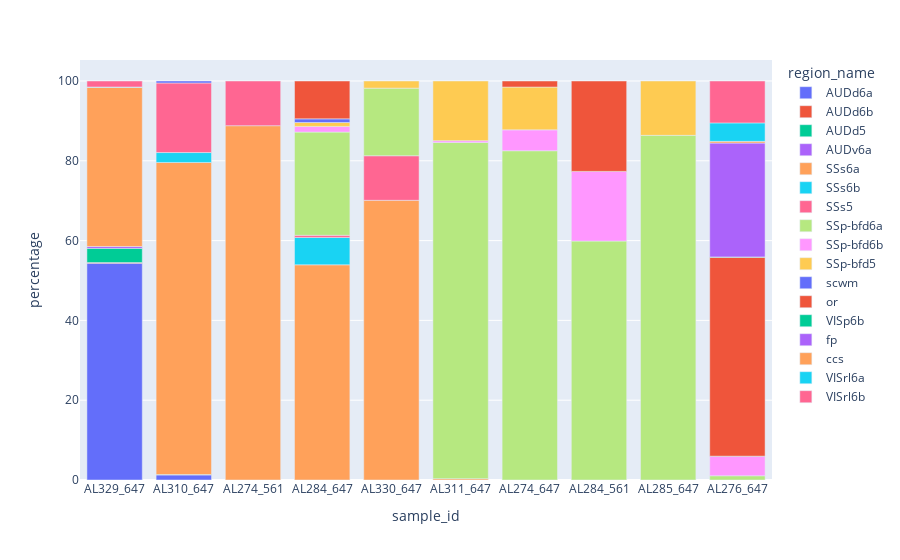
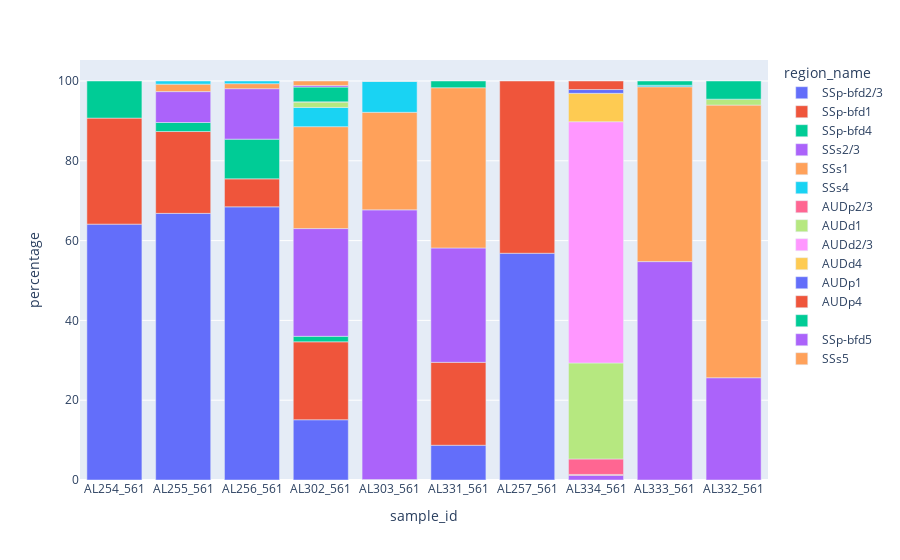
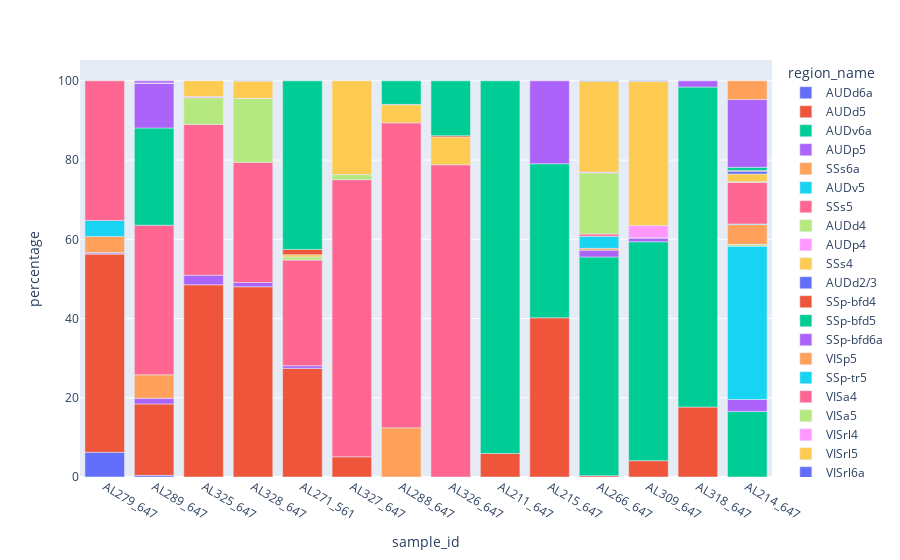
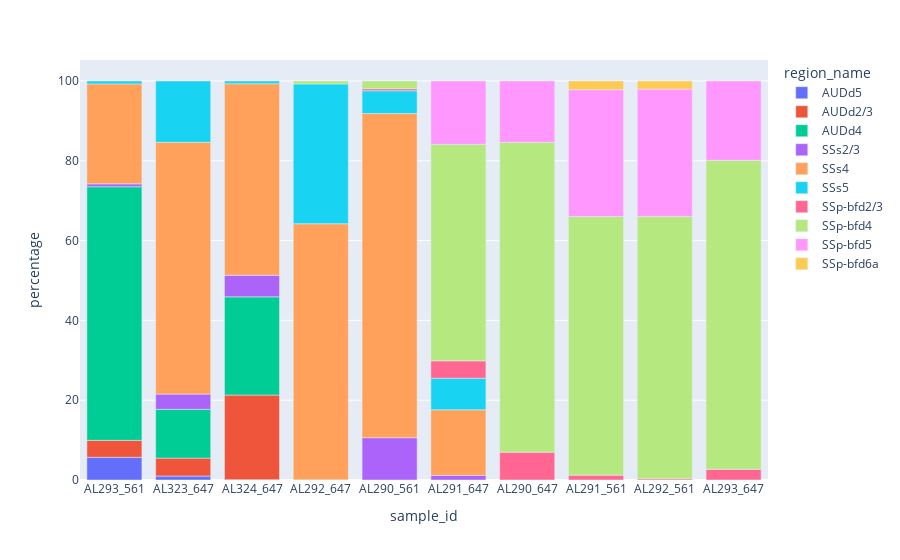

Write notebook code for charts like these, in order.
### Code cell
for i in genotypes:
    print(f'this genotype is {i}')

    this_data= data[data['Genotype']== i]
    
    this_data=this_data.reset_index(drop=True)
    this_df,include_list= expand_df(this_data)
    
    fig = px.bar(this_df, x="sample_id", y="percentage", color="region_name")
    fig.show()

    fig.write_html(f"{i}_injectionvoxel_distribution.html")

### Figure 1 — Plotly figure (JSON) as saved in the notebook; plotly's stock layout.template omitted (floating-point values rounded to 4 significant figures)
{"data": [{"alignmentgroup": "True", "hovertemplate": "region_name=AUDd6a<br>sample_id=%{x}<br>percentage=%{y}<extra></extra>", "legendgroup": "AUDd6a", "marker": {"color": "#636efa"}, "name": "AUDd6a", "offsetgroup": "AUDd6a", "orientation": "v", "showlegend": true, "textposition": "auto", "type": "bar", "x": ["AL329_647", "AL310_647"], "xaxis": "x", "y": [54.31, 1.269], "yaxis": "y"}, {"alignmentgroup": "True", "hovertemplate": "region_name=AUDd6b<br>sample_id=%{x}<br>percentage=%{y}<extra></extra>", "legendgroup": "AUDd6b", "marker": {"color": "#EF553B"}, "name": "AUDd6b", "offsetgroup": "AUDd6b", "orientation": "v", "showlegend": true, "textposition": "auto", "type": "bar", "x": ["AL329_647"], "xaxis": "x", "y": [0.1873], "yaxis": "y"}, {"alignmentgroup": "True", "hovertemplate": "region_name=AUDd5<br>sample_id=%{x}<br>percentage=%{y}<extra></extra>", "legendgroup": "AUDd5", "marker": {"color": "#00cc96"}, "name": "AUDd5", "offsetgroup": "AUDd5", "orientation": "v", "showlegend": true, "textposition": "auto", "type": "bar", "x": ["AL329_647", "AL310_647"], "xaxis": "x", "y": [3.558, 0.1104], "yaxis": "y"}, {"alignmentgroup": "True", "hovertemplate": "region_name=AUDv6a<br>sample_id=%{x}<br>percentage=%{y}<extra></extra>", "legendgroup": "AUDv6a", "marker": {"color": "#ab63fa"}, "name": "AUDv6a", "offsetgroup": "AUDv6a", "orientation": "v", "showlegend": true, "textposition": "auto", "type": "bar", "x": ["AL329_647"], "xaxis": "x", "y": [0.4682], "yaxis": "y"}, {"alignmentgroup": "True", "hovertemplate": "region_name=SSs6a<br>sample_id=%{x}<br>percentage=%{y}<extra></extra>", "legendgroup": "SSs6a", "marker": {"color": "#FFA15A"}, "name": "SSs6a", "offsetgroup": "SSs6a", "orientation": "v", "showlegend": true, "textposition": "auto", "type": "bar", "x": ["AL329_647", "AL274_561", "AL284_647", "AL310_647", "AL330_647", "AL311_647"], "xaxis": "x", "y": [39.89, 88.8, 53.93, 78.2, 70.1, 0.3297], "yaxis": "y"}, {"alignmentgroup": "True", "hovertemplate": "region_name=SSs6b<br>sample_id=%{x}<br>percentage=%{y}<extra></extra>", "legendgroup": "SSs6b", "marker": {"color": "#19d3f3"}, "name": "SSs6b", "offsetgroup": "SSs6b", "orientation": "v", "showlegend": true, "textposition": "auto", "type": "bar", "x": ["AL329_647", "AL284_647", "AL310_647"], "xaxis": "x", "y": [0.09363, 6.86, 2.483], "yaxis": "y"}, {"alignmentgroup": "True", "hovertemplate": "region_name=SSs5<br>sample_id=%{x}<br>percentage=%{y}<extra></extra>", "legendgroup": "SSs5", "marker": {"color": "#FF6692"}, "name": "SSs5", "offsetgroup": "SSs5", "orientation": "v", "showlegend": true, "textposition": "auto", "type": "bar", "x": ["AL329_647", "AL274_561", "AL284_647", "AL310_647", "AL330_647"], "xaxis": "x", "y": [1.498, 11.2, 0.5322, 17.44, 11.17], "yaxis": "y"}, {"alignmentgroup": "True", "hovertemplate": "region_name=SSp-bfd6a<br>sample_id=%{x}<br>percentage=%{y}<extra></extra>", "legendgroup": "SSp-bfd6a", "marker": {"color": "#B6E880"}, "name": "SSp-bfd6a", "offsetgroup": "SSp-bfd6a", "orientation": "v", "showlegend": true, "textposition": "auto", "type": "bar", "x": ["AL284_647", "AL330_647", "AL274_647", "AL284_561", "AL285_647", "AL311_647", "AL276_647"], "xaxis": "x", "y": [25.87, 16.94, 82.53, 59.89, 86.38, 84.29, 1.06], "yaxis": "y"}, {"alignmentgroup": "True", "hovertemplate": "region_name=SSp-bfd6b<br>sample_id=%{x}<br>percentage=%{y}<extra></extra>", "legendgroup": "SSp-bfd6b", "marker": {"color": "#FF97FF"}, "name": "SSp-bfd6b", "offsetgroup": "SSp-bfd6b", "orientation": "v", "showlegend": true, "textposition": "auto", "type": "bar", "x": ["AL284_647", "AL274_647", "AL284_561", "AL311_647", "AL276_647"], "xaxis": "x", "y": [1.419, 5.228, 17.45, 0.4396, 4.849], "yaxis": "y"}, {"alignmentgroup": "True", "hovertemplate": "region_name=SSp-bfd5<br>sample_id=%{x}<br>percentage=%{y}<extra></extra>", "legendgroup": "SSp-bfd5", "marker": {"color": "#FECB52"}, "name": "SSp-bfd5", "offsetgroup": "SSp-bfd5", "orientation": "v", "showlegend": true, "textposition": "auto", "type": "bar", "x": ["AL284_647", "AL330_647", "AL274_647", "AL285_647", "AL311_647"], "xaxis": "x", "y": [0.9758, 1.791, 10.73, 13.62, 14.95], "yaxis": "y"}, {"alignmentgroup": "True", "hovertemplate": "region_name=scwm<br>sample_id=%{x}<br>percentage=%{y}<extra></extra>", "legendgroup": "scwm", "marker": {"color": "#636efa"}, "name": "scwm", "offsetgroup": "scwm", "orientation": "v", "showlegend": true, "textposition": "auto", "type": "bar", "x": ["AL284_647", "AL310_647", "AL276_647"], "xaxis": "x", "y": [0.9166, 0.4967, 0.06423], "yaxis": "y"}, {"alignmentgroup": "True", "hovertemplate": "region_name=or<br>sample_id=%{x}<br>percentage=%{y}<extra></extra>", "legendgroup": "or", "marker": {"color": "#EF553B"}, "name": "or", "offsetgroup": "or", "orientation": "v", "showlegend": true, "textposition": "auto", "type": "bar", "x": ["AL284_647", "AL274_647", "AL284_561", "AL276_647"], "xaxis": "x", "y": [9.491, 1.517, 22.66, 49.87], "yaxis": "y"}, {"alignmentgroup": "True", "hovertemplate": "region_name=VISp6b<br>sample_id=%{x}<br>percentage=%{y}<extra></extra>", "legendgroup": "VISp6b", "marker": {"color": "#00cc96"}, "name": "VISp6b", "offsetgroup": "VISp6b", "orientation": "v", "showlegend": true, "textposition": "auto", "type": "bar", "x": ["AL276_647"], "xaxis": "x", "y": [0.06423], "yaxis": "y"}, {"alignmentgroup": "True", "hovertemplate": "region_name=fp<br>sample_id=%{x}<br>percentage=%{y}<extra></extra>", "legendgroup": "fp", "marker": {"color": "#ab63fa"}, "name": "fp", "offsetgroup": "fp", "orientation": "v", "showlegend": true, "textposition": "auto", "type": "bar", "x": ["AL276_647"], "xaxis": "x", "y": [28.55], "yaxis": "y"}, {"alignmentgroup": "True", "hovertemplate": "region_name=ccs<br>sample_id=%{x}<br>percentage=%{y}<extra></extra>", "legendgroup": "ccs", "marker": {"color": "#FFA15A"}, "name": "ccs", "offsetgroup": "ccs", "orientation": "v", "showlegend": true, "textposition": "auto", "type": "bar", "x": ["AL276_647"], "xaxis": "x", "y": [0.4175], "yaxis": "y"}, {"alignmentgroup": "True", "hovertemplate": "region_name=VISrl6a<br>sample_id=%{x}<br>percentage=%{y}<extra></extra>", "legendgroup": "VISrl6a", "marker": {"color": "#19d3f3"}, "name": "VISrl6a", "offsetgroup": "VISrl6a", "orientation": "v", "showlegend": true, "textposition": "auto", "type": "bar", "x": ["AL276_647"], "xaxis": "x", "y": [4.624], "yaxis": "y"}, {"alignmentgroup": "True", "hovertemplate": "region_name=VISrl6b<br>sample_id=%{x}<br>percentage=%{y}<extra></extra>", "legendgroup": "VISrl6b", "marker": {"color": "#FF6692"}, "name": "VISrl6b", "offsetgroup": "VISrl6b", "orientation": "v", "showlegend": true, "textposition": "auto", "type": "bar", "x": ["AL276_647"], "xaxis": "x", "y": [10.5], "yaxis": "y"}], "layout": {"barmode": "relative", "legend": {"title": {"text": "region_name"}, "tracegroupgap": 0}, "margin": {"t": 60}, "xaxis": {"anchor": "y", "domain": [0, 1], "title": {"text": "sample_id"}}, "yaxis": {"anchor": "x", "domain": [0, 1], "title": {"text": "percentage"}}}}

### Figure 2 — Plotly figure (JSON) as saved in the notebook; plotly's stock layout.template omitted (floating-point values rounded to 4 significant figures)
{"data": [{"alignmentgroup": "True", "hovertemplate": "region_name=SSp-bfd2/3<br>sample_id=%{x}<br>percentage=%{y}<extra></extra>", "legendgroup": "SSp-bfd2/3", "marker": {"color": "#636efa"}, "name": "SSp-bfd2/3", "offsetgroup": "SSp-bfd2/3", "orientation": "v", "showlegend": true, "textposition": "auto", "type": "bar", "x": ["AL254_561", "AL255_561", "AL256_561", "AL302_561", "AL303_561", "AL331_561", "AL257_561"], "xaxis": "x", "y": [64.13, 66.82, 68.46, 15.1, 0.06083, 8.706, 56.83], "yaxis": "y"}, {"alignmentgroup": "True", "hovertemplate": "region_name=SSp-bfd1<br>sample_id=%{x}<br>percentage=%{y}<extra></extra>", "legendgroup": "SSp-bfd1", "marker": {"color": "#EF553B"}, "name": "SSp-bfd1", "offsetgroup": "SSp-bfd1", "orientation": "v", "showlegend": true, "textposition": "auto", "type": "bar", "x": ["AL254_561", "AL255_561", "AL256_561", "AL302_561", "AL303_561", "AL331_561", "AL257_561"], "xaxis": "x", "y": [26.57, 20.51, 7.006, 19.54, 0.06083, 20.78, 43.17], "yaxis": "y"}, {"alignmentgroup": "True", "hovertemplate": "region_name=SSp-bfd4<br>sample_id=%{x}<br>percentage=%{y}<extra></extra>", "legendgroup": "SSp-bfd4", "marker": {"color": "#00cc96"}, "name": "SSp-bfd4", "offsetgroup": "SSp-bfd4", "orientation": "v", "showlegend": true, "textposition": "auto", "type": "bar", "x": ["AL254_561", "AL255_561", "AL256_561", "AL302_561"], "xaxis": "x", "y": [9.301, 2.259, 9.956, 1.374], "yaxis": "y"}, {"alignmentgroup": "True", "hovertemplate": "region_name=SSs2/3<br>sample_id=%{x}<br>percentage=%{y}<extra></extra>", "legendgroup": "SSs2/3", "marker": {"color": "#ab63fa"}, "name": "SSs2/3", "offsetgroup": "SSs2/3", "orientation": "v", "showlegend": true, "textposition": "auto", "type": "bar", "x": ["AL255_561", "AL256_561", "AL334_561", "AL302_561", "AL303_561", "AL333_561", "AL331_561", "AL332_561"], "xaxis": "x", "y": [7.742, 12.65, 1.167, 27.0, 67.58, 54.73, 28.67, 25.63], "yaxis": "y"}, {"alignmentgroup": "True", "hovertemplate": "region_name=SSs1<br>sample_id=%{x}<br>percentage=%{y}<extra></extra>", "legendgroup": "SSs1", "marker": {"color": "#FFA15A"}, "name": "SSs1", "offsetgroup": "SSs1", "orientation": "v", "showlegend": true, "textposition": "auto", "type": "bar", "x": ["AL255_561", "AL256_561", "AL334_561", "AL302_561", "AL303_561", "AL333_561", "AL331_561", "AL332_561"], "xaxis": "x", "y": [1.878, 1.256, 0.2259, 25.55, 24.45, 43.81, 40.15, 68.33], "yaxis": "y"}, {"alignmentgroup": "True", "hovertemplate": "region_name=SSs4<br>sample_id=%{x}<br>percentage=%{y}<extra></extra>", "legendgroup": "SSs4", "marker": {"color": "#19d3f3"}, "name": "SSs4", "offsetgroup": "SSs4", "orientation": "v", "showlegend": true, "textposition": "auto", "type": "bar", "x": ["AL255_561", "AL256_561", "AL302_561", "AL303_561", "AL333_561"], "xaxis": "x", "y": [0.7832, 0.6692, 4.812, 7.786, 0.3882], "yaxis": "y"}, {"alignmentgroup": "True", "hovertemplate": "region_name=AUDp2/3<br>sample_id=%{x}<br>percentage=%{y}<extra></extra>", "legendgroup": "AUDp2/3", "marker": {"color": "#FF6692"}, "name": "AUDp2/3", "offsetgroup": "AUDp2/3", "orientation": "v", "showlegend": true, "textposition": "auto", "type": "bar", "x": ["AL334_561"], "xaxis": "x", "y": [3.878], "yaxis": "y"}, {"alignmentgroup": "True", "hovertemplate": "region_name=AUDd1<br>sample_id=%{x}<br>percentage=%{y}<extra></extra>", "legendgroup": "AUDd1", "marker": {"color": "#B6E880"}, "name": "AUDd1", "offsetgroup": "AUDd1", "orientation": "v", "showlegend": true, "textposition": "auto", "type": "bar", "x": ["AL334_561", "AL302_561", "AL303_561", "AL332_561"], "xaxis": "x", "y": [24.06, 1.394, 0.03041, 1.487], "yaxis": "y"}, {"alignmentgroup": "True", "hovertemplate": "region_name=AUDd2/3<br>sample_id=%{x}<br>percentage=%{y}<extra></extra>", "legendgroup": "AUDd2/3", "marker": {"color": "#FF97FF"}, "name": "AUDd2/3", "offsetgroup": "AUDd2/3", "orientation": "v", "showlegend": true, "textposition": "auto", "type": "bar", "x": ["AL334_561", "AL302_561", "AL303_561"], "xaxis": "x", "y": [60.47, 0.006702, 0.03041], "yaxis": "y"}, {"alignmentgroup": "True", "hovertemplate": "region_name=AUDd4<br>sample_id=%{x}<br>percentage=%{y}<extra></extra>", "legendgroup": "AUDd4", "marker": {"color": "#FECB52"}, "name": "AUDd4", "offsetgroup": "AUDd4", "orientation": "v", "showlegend": true, "textposition": "auto", "type": "bar", "x": ["AL334_561"], "xaxis": "x", "y": [7.116], "yaxis": "y"}, {"alignmentgroup": "True", "hovertemplate": "region_name=AUDp1<br>sample_id=%{x}<br>percentage=%{y}<extra></extra>", "legendgroup": "AUDp1", "marker": {"color": "#636efa"}, "name": "AUDp1", "offsetgroup": "AUDp1", "orientation": "v", "showlegend": true, "textposition": "auto", "type": "bar", "x": ["AL334_561"], "xaxis": "x", "y": [0.9413], "yaxis": "y"}, {"alignmentgroup": "True", "hovertemplate": "region_name=AUDp4<br>sample_id=%{x}<br>percentage=%{y}<extra></extra>", "legendgroup": "AUDp4", "marker": {"color": "#EF553B"}, "name": "AUDp4", "offsetgroup": "AUDp4", "orientation": "v", "showlegend": true, "textposition": "auto", "type": "bar", "x": ["AL334_561"], "xaxis": "x", "y": [2.146], "yaxis": "y"}, {"alignmentgroup": "True", "hovertemplate": "region_name= <br>sample_id=%{x}<br>percentage=%{y}<extra></extra>", "legendgroup": " ", "marker": {"color": "#00cc96"}, "name": " ", "offsetgroup": " ", "orientation": "v", "showlegend": true, "textposition": "auto", "type": "bar", "x": ["AL302_561", "AL333_561", "AL331_561", "AL332_561"], "xaxis": "x", "y": [3.706, 1.067, 1.686, 4.549], "yaxis": "y"}, {"alignmentgroup": "True", "hovertemplate": "region_name=SSp-bfd5<br>sample_id=%{x}<br>percentage=%{y}<extra></extra>", "legendgroup": "SSp-bfd5", "marker": {"color": "#ab63fa"}, "name": "SSp-bfd5", "offsetgroup": "SSp-bfd5", "orientation": "v", "showlegend": true, "textposition": "auto", "type": "bar", "x": ["AL302_561"], "xaxis": "x", "y": [0.4088], "yaxis": "y"}, {"alignmentgroup": "True", "hovertemplate": "region_name=SSs5<br>sample_id=%{x}<br>percentage=%{y}<extra></extra>", "legendgroup": "SSs5", "marker": {"color": "#FFA15A"}, "name": "SSs5", "offsetgroup": "SSs5", "orientation": "v", "showlegend": true, "textposition": "auto", "type": "bar", "x": ["AL302_561"], "xaxis": "x", "y": [1.113], "yaxis": "y"}], "layout": {"barmode": "relative", "legend": {"title": {"text": "region_name"}, "tracegroupgap": 0}, "margin": {"t": 60}, "xaxis": {"anchor": "y", "domain": [0, 1], "title": {"text": "sample_id"}}, "yaxis": {"anchor": "x", "domain": [0, 1], "title": {"text": "percentage"}}}}

### Figure 3 — Plotly figure (JSON) as saved in the notebook; plotly's stock layout.template omitted (floating-point values rounded to 4 significant figures)
{"data": [{"alignmentgroup": "True", "hovertemplate": "region_name=AUDd6a<br>sample_id=%{x}<br>percentage=%{y}<extra></extra>", "legendgroup": "AUDd6a", "marker": {"color": "#636efa"}, "name": "AUDd6a", "offsetgroup": "AUDd6a", "orientation": "v", "showlegend": true, "textposition": "auto", "type": "bar", "x": ["AL279_647", "AL289_647"], "xaxis": "x", "y": [6.231, 0.4166], "yaxis": "y"}, {"alignmentgroup": "True", "hovertemplate": "region_name=AUDd5<br>sample_id=%{x}<br>percentage=%{y}<extra></extra>", "legendgroup": "AUDd5", "marker": {"color": "#EF553B"}, "name": "AUDd5", "offsetgroup": "AUDd5", "orientation": "v", "showlegend": true, "textposition": "auto", "type": "bar", "x": ["AL279_647", "AL325_647", "AL328_647", "AL271_561", "AL289_647", "AL327_647"], "xaxis": "x", "y": [50.07, 48.52, 48.02, 27.41, 18.03, 5.103], "yaxis": "y"}, {"alignmentgroup": "True", "hovertemplate": "region_name=AUDv6a<br>sample_id=%{x}<br>percentage=%{y}<extra></extra>", "legendgroup": "AUDv6a", "marker": {"color": "#00cc96"}, "name": "AUDv6a", "offsetgroup": "AUDv6a", "orientation": "v", "showlegend": true, "textposition": "auto", "type": "bar", "x": ["AL279_647"], "xaxis": "x", "y": [0.03245], "yaxis": "y"}, {"alignmentgroup": "True", "hovertemplate": "region_name=AUDp5<br>sample_id=%{x}<br>percentage=%{y}<extra></extra>", "legendgroup": "AUDp5", "marker": {"color": "#ab63fa"}, "name": "AUDp5", "offsetgroup": "AUDp5", "orientation": "v", "showlegend": true, "textposition": "auto", "type": "bar", "x": ["AL279_647", "AL325_647", "AL328_647", "AL271_561", "AL289_647"], "xaxis": "x", "y": [0.3245, 2.424, 1.079, 0.6666, 1.412], "yaxis": "y"}, {"alignmentgroup": "True", "hovertemplate": "region_name=SSs6a<br>sample_id=%{x}<br>percentage=%{y}<extra></extra>", "legendgroup": "SSs6a", "marker": {"color": "#FFA15A"}, "name": "SSs6a", "offsetgroup": "SSs6a", "orientation": "v", "showlegend": true, "textposition": "auto", "type": "bar", "x": ["AL279_647", "AL288_647", "AL289_647"], "xaxis": "x", "y": [4.073, 12.43, 5.936], "yaxis": "y"}, {"alignmentgroup": "True", "hovertemplate": "region_name=AUDv5<br>sample_id=%{x}<br>percentage=%{y}<extra></extra>", "legendgroup": "AUDv5", "marker": {"color": "#19d3f3"}, "name": "AUDv5", "offsetgroup": "AUDv5", "orientation": "v", "showlegend": true, "textposition": "auto", "type": "bar", "x": ["AL279_647"], "xaxis": "x", "y": [4.04], "yaxis": "y"}, {"alignmentgroup": "True", "hovertemplate": "region_name=SSs5<br>sample_id=%{x}<br>percentage=%{y}<extra></extra>", "legendgroup": "SSs5", "marker": {"color": "#FF6692"}, "name": "SSs5", "offsetgroup": "SSs5", "orientation": "v", "showlegend": true, "textposition": "auto", "type": "bar", "x": ["AL279_647", "AL325_647", "AL328_647", "AL271_561", "AL288_647", "AL289_647", "AL326_647", "AL327_647"], "xaxis": "x", "y": [35.23, 38.07, 30.33, 26.68, 76.97, 37.77, 78.83, 69.94], "yaxis": "y"}, {"alignmentgroup": "True", "hovertemplate": "region_name=AUDd4<br>sample_id=%{x}<br>percentage=%{y}<extra></extra>", "legendgroup": "AUDd4", "marker": {"color": "#B6E880"}, "name": "AUDd4", "offsetgroup": "AUDd4", "orientation": "v", "showlegend": true, "textposition": "auto", "type": "bar", "x": ["AL325_647", "AL328_647", "AL271_561", "AL327_647"], "xaxis": "x", "y": [6.729, 16.13, 0.7832, 1.295], "yaxis": "y"}, {"alignmentgroup": "True", "hovertemplate": "region_name=AUDp4<br>sample_id=%{x}<br>percentage=%{y}<extra></extra>", "legendgroup": "AUDp4", "marker": {"color": "#FF97FF"}, "name": "AUDp4", "offsetgroup": "AUDp4", "orientation": "v", "showlegend": true, "textposition": "auto", "type": "bar", "x": ["AL325_647", "AL328_647"], "xaxis": "x", "y": [0.3059, 0.02568], "yaxis": "y"}, {"alignmentgroup": "True", "hovertemplate": "region_name=SSs4<br>sample_id=%{x}<br>percentage=%{y}<extra></extra>", "legendgroup": "SSs4", "marker": {"color": "#FECB52"}, "name": "SSs4", "offsetgroup": "SSs4", "orientation": "v", "showlegend": true, "textposition": "auto", "type": "bar", "x": ["AL325_647", "AL328_647", "AL271_561", "AL288_647", "AL326_647", "AL327_647"], "xaxis": "x", "y": [3.953, 4.366, 0.5832, 4.582, 7.023, 23.66], "yaxis": "y"}, {"alignmentgroup": "True", "hovertemplate": "region_name=AUDd2/3<br>sample_id=%{x}<br>percentage=%{y}<extra></extra>", "legendgroup": "AUDd2/3", "marker": {"color": "#636efa"}, "name": "AUDd2/3", "offsetgroup": "AUDd2/3", "orientation": "v", "showlegend": true, "textposition": "auto", "type": "bar", "x": ["AL328_647"], "xaxis": "x", "y": [0.05136], "yaxis": "y"}, {"alignmentgroup": "True", "hovertemplate": "region_name=SSp-bfd4<br>sample_id=%{x}<br>percentage=%{y}<extra></extra>", "legendgroup": "SSp-bfd4", "marker": {"color": "#EF553B"}, "name": "SSp-bfd4", "offsetgroup": "SSp-bfd4", "orientation": "v", "showlegend": true, "textposition": "auto", "type": "bar", "x": ["AL211_647", "AL215_647", "AL266_647", "AL309_647", "AL318_647", "AL271_561", "AL288_647", "AL326_647"], "xaxis": "x", "y": [5.934, 40.19, 0.3365, 4.121, 17.65, 1.316, 0.0996, 0.3135], "yaxis": "y"}, {"alignmentgroup": "True", "hovertemplate": "region_name=SSp-bfd5<br>sample_id=%{x}<br>percentage=%{y}<extra></extra>", "legendgroup": "SSp-bfd5", "marker": {"color": "#00cc96"}, "name": "SSp-bfd5", "offsetgroup": "SSp-bfd5", "orientation": "v", "showlegend": true, "textposition": "auto", "type": "bar", "x": ["AL211_647", "AL215_647", "AL266_647", "AL309_647", "AL318_647", "AL271_561", "AL288_647", "AL289_647", "AL326_647", "AL214_647"], "xaxis": "x", "y": [94.07, 38.89, 55.21, 55.26, 80.8, 42.56, 5.926, 24.54, 13.84, 16.55], "yaxis": "y"}, {"alignmentgroup": "True", "hovertemplate": "region_name=SSp-bfd6a<br>sample_id=%{x}<br>percentage=%{y}<extra></extra>", "legendgroup": "SSp-bfd6a", "marker": {"color": "#ab63fa"}, "name": "SSp-bfd6a", "offsetgroup": "SSp-bfd6a", "orientation": "v", "showlegend": true, "textposition": "auto", "type": "bar", "x": ["AL215_647", "AL266_647", "AL309_647", "AL318_647", "AL289_647", "AL214_647"], "xaxis": "x", "y": [20.92, 1.709, 0.9198, 1.55, 11.31, 3.017], "yaxis": "y"}, {"alignmentgroup": "True", "hovertemplate": "region_name=VISp5<br>sample_id=%{x}<br>percentage=%{y}<extra></extra>", "legendgroup": "VISp5", "marker": {"color": "#FFA15A"}, "name": "VISp5", "offsetgroup": "VISp5", "orientation": "v", "showlegend": true, "textposition": "auto", "type": "bar", "x": ["AL266_647"], "xaxis": "x", "y": [0.4782], "yaxis": "y"}, {"alignmentgroup": "True", "hovertemplate": "region_name=SSp-tr5<br>sample_id=%{x}<br>percentage=%{y}<extra></extra>", "legendgroup": "SSp-tr5", "marker": {"color": "#19d3f3"}, "name": "SSp-tr5", "offsetgroup": "SSp-tr5", "orientation": "v", "showlegend": true, "textposition": "auto", "type": "bar", "x": ["AL266_647", "AL214_647"], "xaxis": "x", "y": [3.029, 38.73], "yaxis": "y"}, {"alignmentgroup": "True", "hovertemplate": "region_name=VISa4<br>sample_id=%{x}<br>percentage=%{y}<extra></extra>", "legendgroup": "VISa4", "marker": {"color": "#FF6692"}, "name": "VISa4", "offsetgroup": "VISa4", "orientation": "v", "showlegend": true, "textposition": "auto", "type": "bar", "x": ["AL266_647", "AL214_647"], "xaxis": "x", "y": [0.5756, 0.02718], "yaxis": "y"}, {"alignmentgroup": "True", "hovertemplate": "region_name=VISa5<br>sample_id=%{x}<br>percentage=%{y}<extra></extra>", "legendgroup": "VISa5", "marker": {"color": "#B6E880"}, "name": "VISa5", "offsetgroup": "VISa5", "orientation": "v", "showlegend": true, "textposition": "auto", "type": "bar", "x": ["AL266_647", "AL309_647", "AL214_647"], "xaxis": "x", "y": [15.44, 0.07358, 0.4077], "yaxis": "y"}, {"alignmentgroup": "True", "hovertemplate": "region_name=VISrl4<br>sample_id=%{x}<br>percentage=%{y}<extra></extra>", "legendgroup": "VISrl4", "marker": {"color": "#FF97FF"}, "name": "VISrl4", "offsetgroup": "VISrl4", "orientation": "v", "showlegend": true, "textposition": "auto", "type": "bar", "x": ["AL266_647", "AL309_647"], "xaxis": "x", "y": [0.2303, 3.091], "yaxis": "y"}, {"alignmentgroup": "True", "hovertemplate": "region_name=VISrl5<br>sample_id=%{x}<br>percentage=%{y}<extra></extra>", "legendgroup": "VISrl5", "marker": {"color": "#FECB52"}, "name": "VISrl5", "offsetgroup": "VISrl5", "orientation": "v", "showlegend": true, "textposition": "auto", "type": "bar", "x": ["AL266_647", "AL309_647"], "xaxis": "x", "y": [22.92, 36.42], "yaxis": "y"}, {"alignmentgroup": "True", "hovertemplate": "region_name=VISrl6a<br>sample_id=%{x}<br>percentage=%{y}<extra></extra>", "legendgroup": "VISrl6a", "marker": {"color": "#636efa"}, "name": "VISrl6a", "offsetgroup": "VISrl6a", "orientation": "v", "showlegend": true, "textposition": "auto", "type": "bar", "x": ["AL266_647", "AL309_647"], "xaxis": "x", "y": [0.0797, 0.1104], "yaxis": "y"}, {"alignmentgroup": "True", "hovertemplate": "region_name=VISal5<br>sample_id=%{x}<br>percentage=%{y}<extra></extra>", "legendgroup": "VISal5", "marker": {"color": "#EF553B"}, "name": "VISal5", "offsetgroup": "VISal5", "orientation": "v", "showlegend": true, "textposition": "auto", "type": "bar", "x": ["AL289_647"], "xaxis": "x", "y": [0.03471], "yaxis": "y"}, {"alignmentgroup": "True", "hovertemplate": "region_name=AUDpo6a<br>sample_id=%{x}<br>percentage=%{y}<extra></extra>", "legendgroup": "AUDpo6a", "marker": {"color": "#00cc96"}, "name": "AUDpo6a", "offsetgroup": "AUDpo6a", "orientation": "v", "showlegend": true, "textposition": "auto", "type": "bar", "x": ["AL289_647"], "xaxis": "x", "y": [0.03471], "yaxis": "y"}, {"alignmentgroup": "True", "hovertemplate": "region_name=AUDpo5<br>sample_id=%{x}<br>percentage=%{y}<extra></extra>", "legendgroup": "AUDpo5", "marker": {"color": "#ab63fa"}, "name": "AUDpo5", "offsetgroup": "AUDpo5", "orientation": "v", "showlegend": true, "textposition": "auto", "type": "bar", "x": ["AL289_647"], "xaxis": "x", "y": [0.5207], "yaxis": "y"}, {"alignmentgroup": "True", "hovertemplate": "region_name=SSp-tr6a<br>sample_id=%{x}<br>percentage=%{y}<extra></extra>", "legendgroup": "SSp-tr6a", "marker": {"color": "#FFA15A"}, "name": "SSp-tr6a", "offsetgroup": "SSp-tr6a", "orientation": "v", "showlegend": true, "textposition": "auto", "type": "bar", "x": ["AL214_647"], "xaxis": "x", "y": [4.974], "yaxis": "y"}, {"alignmentgroup": "True", "hovertemplate": "region_name=SSp-ul4<br>sample_id=%{x}<br>percentage=%{y}<extra></extra>", "legendgroup": "SSp-ul4", "marker": {"color": "#19d3f3"}, "name": "SSp-ul4", "offsetgroup": "SSp-ul4", "orientation": "v", "showlegend": true, "textposition": "auto", "type": "bar", "x": ["AL214_647"], "xaxis": "x", "y": [0.1631], "yaxis": "y"}, {"alignmentgroup": "True", "hovertemplate": "region_name=SSp-ul5<br>sample_id=%{x}<br>percentage=%{y}<extra></extra>", "legendgroup": "SSp-ul5", "marker": {"color": "#FF6692"}, "name": "SSp-ul5", "offsetgroup": "SSp-ul5", "orientation": "v", "showlegend": true, "textposition": "auto", "type": "bar", "x": ["AL214_647"], "xaxis": "x", "y": [10.52], "yaxis": "y"}, {"alignmentgroup": "True", "hovertemplate": "region_name=SSp-tr2/3<br>sample_id=%{x}<br>percentage=%{y}<extra></extra>", "legendgroup": "SSp-tr2/3", "marker": {"color": "#B6E880"}, "name": "SSp-tr2/3", "offsetgroup": "SSp-tr2/3", "orientation": "v", "showlegend": true, "textposition": "auto", "type": "bar", "x": ["AL214_647"], "xaxis": "x", "y": [0.1359], "yaxis": "y"}, {"alignmentgroup": "True", "hovertemplate": "region_name=SSp-ul2/3<br>sample_id=%{x}<br>percentage=%{y}<extra></extra>", "legendgroup": "SSp-ul2/3", "marker": {"color": "#FF97FF"}, "name": "SSp-ul2/3", "offsetgroup": "SSp-ul2/3", "orientation": "v", "showlegend": true, "textposition": "auto", "type": "bar", "x": ["AL214_647"], "xaxis": "x", "y": [0.02718], "yaxis": "y"}, {"alignmentgroup": "True", "hovertemplate": "region_name=SSp-ul6a<br>sample_id=%{x}<br>percentage=%{y}<extra></extra>", "legendgroup": "SSp-ul6a", "marker": {"color": "#FECB52"}, "name": "SSp-ul6a", "offsetgroup": "SSp-ul6a", "orientation": "v", "showlegend": true, "textposition": "auto", "type": "bar", "x": ["AL214_647"], "xaxis": "x", "y": [1.93], "yaxis": "y"}, {"alignmentgroup": "True", "hovertemplate": "region_name=SSp-tr4<br>sample_id=%{x}<br>percentage=%{y}<extra></extra>", "legendgroup": "SSp-tr4", "marker": {"color": "#636efa"}, "name": "SSp-tr4", "offsetgroup": "SSp-tr4", "orientation": "v", "showlegend": true, "textposition": "auto", "type": "bar", "x": ["AL214_647"], "xaxis": "x", "y": [0.6795], "yaxis": "y"}, {"alignmentgroup": "True", "hovertemplate": "region_name=SSp-un2/3<br>sample_id=%{x}<br>percentage=%{y}<extra></extra>", "legendgroup": "SSp-un2/3", "marker": {"color": "#EF553B"}, "name": "SSp-un2/3", "offsetgroup": "SSp-un2/3", "orientation": "v", "showlegend": true, "textposition": "auto", "type": "bar", "x": ["AL214_647"], "xaxis": "x", "y": [0.2175], "yaxis": "y"}, {"alignmentgroup": "True", "hovertemplate": "region_name=SSp-un4<br>sample_id=%{x}<br>percentage=%{y}<extra></extra>", "legendgroup": "SSp-un4", "marker": {"color": "#00cc96"}, "name": "SSp-un4", "offsetgroup": "SSp-un4", "orientation": "v", "showlegend": true, "textposition": "auto", "type": "bar", "x": ["AL214_647"], "xaxis": "x", "y": [0.7883], "yaxis": "y"}, {"alignmentgroup": "True", "hovertemplate": "region_name=SSp-un5<br>sample_id=%{x}<br>percentage=%{y}<extra></extra>", "legendgroup": "SSp-un5", "marker": {"color": "#ab63fa"}, "name": "SSp-un5", "offsetgroup": "SSp-un5", "orientation": "v", "showlegend": true, "textposition": "auto", "type": "bar", "x": ["AL214_647"], "xaxis": "x", "y": [17.12], "yaxis": "y"}, {"alignmentgroup": "True", "hovertemplate": "region_name=SSp-un6a<br>sample_id=%{x}<br>percentage=%{y}<extra></extra>", "legendgroup": "SSp-un6a", "marker": {"color": "#FFA15A"}, "name": "SSp-un6a", "offsetgroup": "SSp-un6a", "orientation": "v", "showlegend": true, "textposition": "auto", "type": "bar", "x": ["AL214_647"], "xaxis": "x", "y": [4.702], "yaxis": "y"}], "layout": {"barmode": "relative", "legend": {"title": {"text": "region_name"}, "tracegroupgap": 0}, "margin": {"t": 60}, "xaxis": {"anchor": "y", "domain": [0, 1], "title": {"text": "sample_id"}}, "yaxis": {"anchor": "x", "domain": [0, 1], "title": {"text": "percentage"}}}}

### Figure 4 — Plotly figure (JSON) as saved in the notebook; plotly's stock layout.template omitted (floating-point values rounded to 4 significant figures)
{"data": [{"alignmentgroup": "True", "hovertemplate": "region_name=AUDd5<br>sample_id=%{x}<br>percentage=%{y}<extra></extra>", "legendgroup": "AUDd5", "marker": {"color": "#636efa"}, "name": "AUDd5", "offsetgroup": "AUDd5", "orientation": "v", "showlegend": true, "textposition": "auto", "type": "bar", "x": ["AL293_561", "AL323_647", "AL324_647"], "xaxis": "x", "y": [5.694, 0.9927, 0.09116], "yaxis": "y"}, {"alignmentgroup": "True", "hovertemplate": "region_name=AUDd2/3<br>sample_id=%{x}<br>percentage=%{y}<extra></extra>", "legendgroup": "AUDd2/3", "marker": {"color": "#EF553B"}, "name": "AUDd2/3", "offsetgroup": "AUDd2/3", "orientation": "v", "showlegend": true, "textposition": "auto", "type": "bar", "x": ["AL293_561", "AL323_647", "AL324_647"], "xaxis": "x", "y": [4.244, 4.493, 21.19], "yaxis": "y"}, {"alignmentgroup": "True", "hovertemplate": "region_name=AUDd4<br>sample_id=%{x}<br>percentage=%{y}<extra></extra>", "legendgroup": "AUDd4", "marker": {"color": "#00cc96"}, "name": "AUDd4", "offsetgroup": "AUDd4", "orientation": "v", "showlegend": true, "textposition": "auto", "type": "bar", "x": ["AL293_561", "AL292_647", "AL323_647", "AL324_647"], "xaxis": "x", "y": [63.56, 0.04384, 12.23, 24.61], "yaxis": "y"}, {"alignmentgroup": "True", "hovertemplate": "region_name=SSs2/3<br>sample_id=%{x}<br>percentage=%{y}<extra></extra>", "legendgroup": "SSs2/3", "marker": {"color": "#ab63fa"}, "name": "SSs2/3", "offsetgroup": "SSs2/3", "orientation": "v", "showlegend": true, "textposition": "auto", "type": "bar", "x": ["AL293_561", "AL290_561", "AL323_647", "AL324_647", "AL291_647"], "xaxis": "x", "y": [0.7246, 10.6, 3.814, 5.424, 1.149], "yaxis": "y"}, {"alignmentgroup": "True", "hovertemplate": "region_name=SSs4<br>sample_id=%{x}<br>percentage=%{y}<extra></extra>", "legendgroup": "SSs4", "marker": {"color": "#FFA15A"}, "name": "SSs4", "offsetgroup": "SSs4", "orientation": "v", "showlegend": true, "textposition": "auto", "type": "bar", "x": ["AL293_561", "AL290_561", "AL292_647", "AL323_647", "AL324_647", "AL291_647"], "xaxis": "x", "y": [25.05, 81.24, 64.18, 63.11, 47.99, 16.45], "yaxis": "y"}, {"alignmentgroup": "True", "hovertemplate": "region_name=SSs5<br>sample_id=%{x}<br>percentage=%{y}<extra></extra>", "legendgroup": "SSs5", "marker": {"color": "#19d3f3"}, "name": "SSs5", "offsetgroup": "SSs5", "orientation": "v", "showlegend": true, "textposition": "auto", "type": "bar", "x": ["AL293_561", "AL290_561", "AL292_647", "AL323_647", "AL324_647", "AL291_647"], "xaxis": "x", "y": [0.7246, 5.708, 35.03, 15.36, 0.6837, 7.918], "yaxis": "y"}, {"alignmentgroup": "True", "hovertemplate": "region_name=SSp-bfd2/3<br>sample_id=%{x}<br>percentage=%{y}<extra></extra>", "legendgroup": "SSp-bfd2/3", "marker": {"color": "#FF6692"}, "name": "SSp-bfd2/3", "offsetgroup": "SSp-bfd2/3", "orientation": "v", "showlegend": true, "textposition": "auto", "type": "bar", "x": ["AL290_561", "AL290_647", "AL291_561", "AL291_647", "AL292_561", "AL293_647"], "xaxis": "x", "y": [0.5097, 6.976, 1.221, 4.35, 0.3114, 2.669], "yaxis": "y"}, {"alignmentgroup": "True", "hovertemplate": "region_name=SSp-bfd4<br>sample_id=%{x}<br>percentage=%{y}<extra></extra>", "legendgroup": "SSp-bfd4", "marker": {"color": "#B6E880"}, "name": "SSp-bfd4", "offsetgroup": "SSp-bfd4", "orientation": "v", "showlegend": true, "textposition": "auto", "type": "bar", "x": ["AL290_561", "AL292_647", "AL290_647", "AL291_561", "AL291_647", "AL292_561", "AL293_647"], "xaxis": "x", "y": [1.937, 0.7453, 77.65, 64.81, 54.28, 65.75, 77.46], "yaxis": "y"}, {"alignmentgroup": "True", "hovertemplate": "region_name=SSp-bfd5<br>sample_id=%{x}<br>percentage=%{y}<extra></extra>", "legendgroup": "SSp-bfd5", "marker": {"color": "#FF97FF"}, "name": "SSp-bfd5", "offsetgroup": "SSp-bfd5", "orientation": "v", "showlegend": true, "textposition": "auto", "type": "bar", "x": ["AL290_647", "AL291_561", "AL291_647", "AL292_561", "AL293_647"], "xaxis": "x", "y": [15.38, 31.79, 15.86, 31.91, 19.87], "yaxis": "y"}, {"alignmentgroup": "True", "hovertemplate": "region_name=SSp-bfd6a<br>sample_id=%{x}<br>percentage=%{y}<extra></extra>", "legendgroup": "SSp-bfd6a", "marker": {"color": "#FECB52"}, "name": "SSp-bfd6a", "offsetgroup": "SSp-bfd6a", "orientation": "v", "showlegend": true, "textposition": "auto", "type": "bar", "x": ["AL291_561", "AL292_561"], "xaxis": "x", "y": [2.181, 2.024], "yaxis": "y"}], "layout": {"barmode": "relative", "legend": {"title": {"text": "region_name"}, "tracegroupgap": 0}, "margin": {"t": 60}, "xaxis": {"anchor": "y", "domain": [0, 1], "title": {"text": "sample_id"}}, "yaxis": {"anchor": "x", "domain": [0, 1], "title": {"text": "percentage"}}}}
